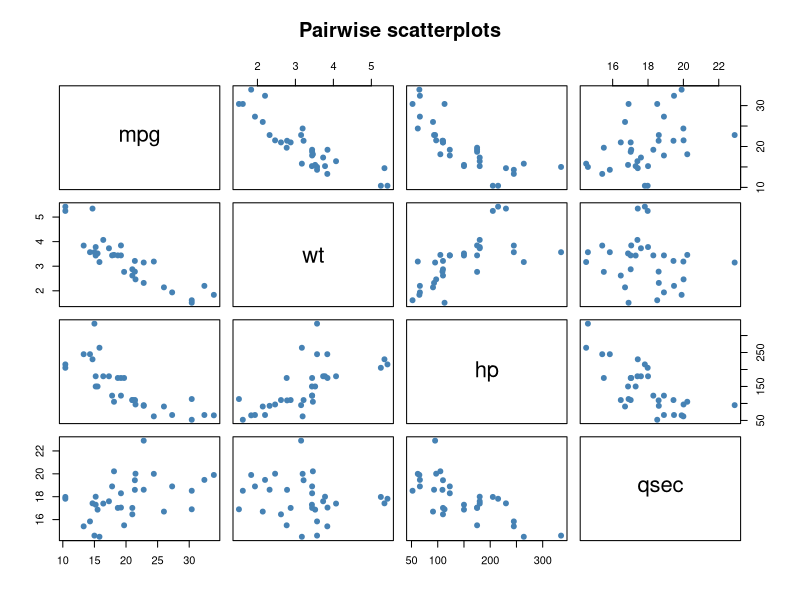
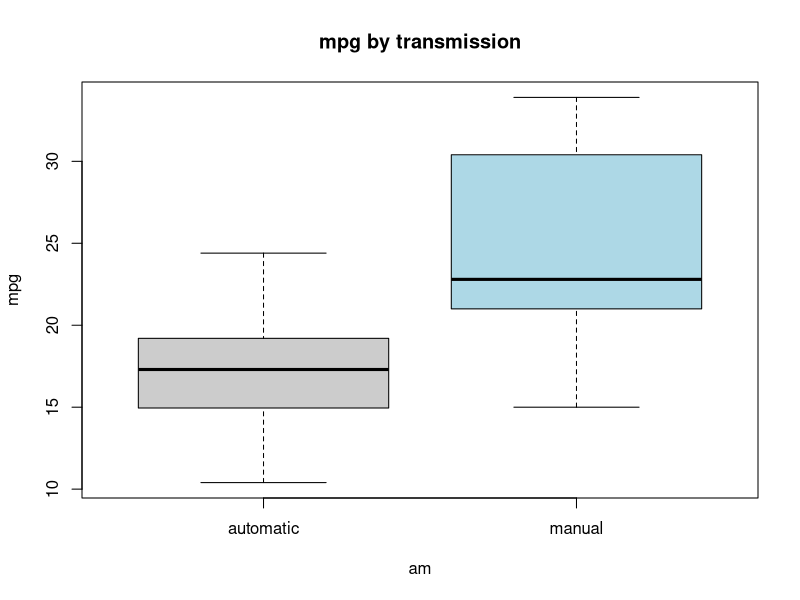
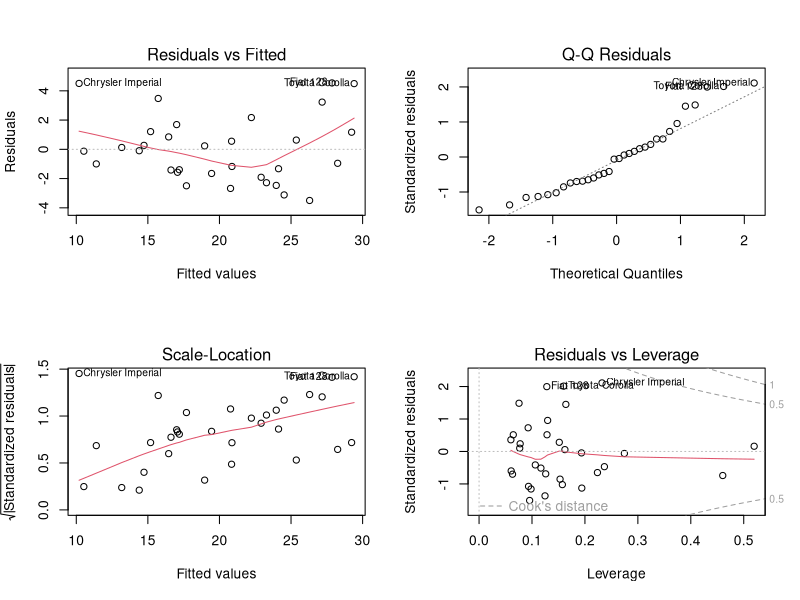

These charts were generated, in order, by the following R code:
## ---- chunk 1
knitr::opts_chunk$set(echo = TRUE, message = FALSE, warning = FALSE)
## ---- chunk 2
d <- mtcars
d$am <- factor(d$am, labels = c("automatic", "manual"))

str(d[, c("mpg", "wt", "hp", "qsec", "am")])
summary(d[, c("mpg", "wt", "hp", "qsec", "am")])
## ---- chunk 3
pairs(d[, c("mpg", "wt", "hp", "qsec")], pch = 19, col = "steelblue",
      main = "Pairwise scatterplots")

round(cor(d[, c("mpg", "wt", "hp", "qsec")]), 2)

boxplot(mpg ~ am, data = d, col = c("grey80", "lightblue"),
        ylab = "mpg", main = "mpg by transmission")
## ---- chunk 4
m <- lm(mpg ~ wt + hp + qsec + am, data = d)
summary(m)
confint(m)
## ---- chunk 5
par(mfrow = c(2, 2))
plot(m)
par(mfrow = c(1, 1))

shapiro.test(resid(m))
## ---- chunk 6
X <- model.matrix(m)[, -1]
vif <- sapply(colnames(X), function(j) {
  r2 <- summary(lm(X[, j] ~ X[, colnames(X) != j]))$r.squared
  1 / (1 - r2)
})
round(vif, 2)
## ---- chunk 7
r <- lm(mpg ~ wt + qsec + am, data = d)
summary(r)

anova(r, m)          # F-test: is hp needed?
AIC(m, r)
## ---- chunk 8
nd <- data.frame(wt = 3, hp = 120, qsec = 18,
                 am = factor("manual", levels = levels(d$am)))

predict(m, nd, interval = "confidence")   # for the average of such cars
predict(m, nd, interval = "prediction")   # for one individual car
